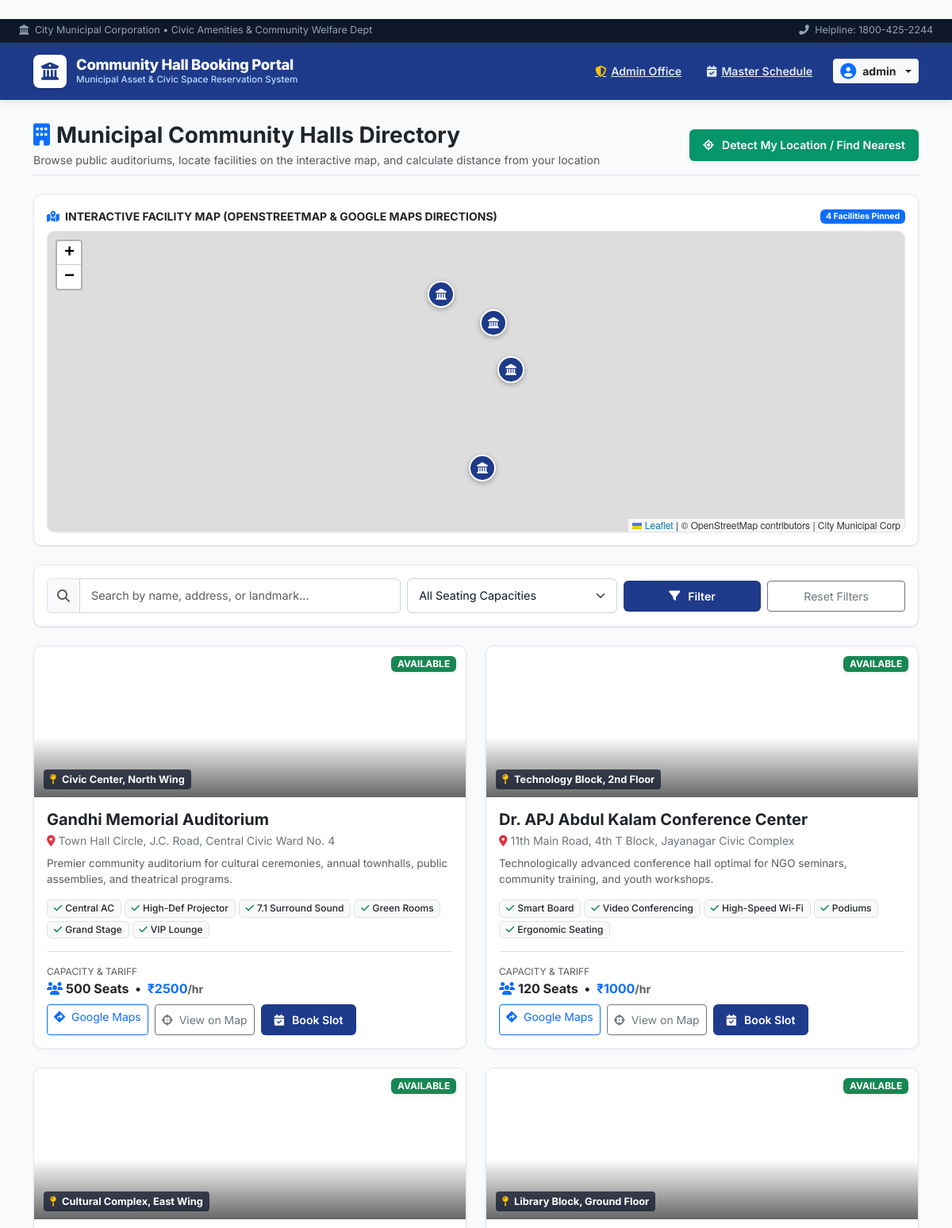
The app's page /halls (signed in, upper part), older data.
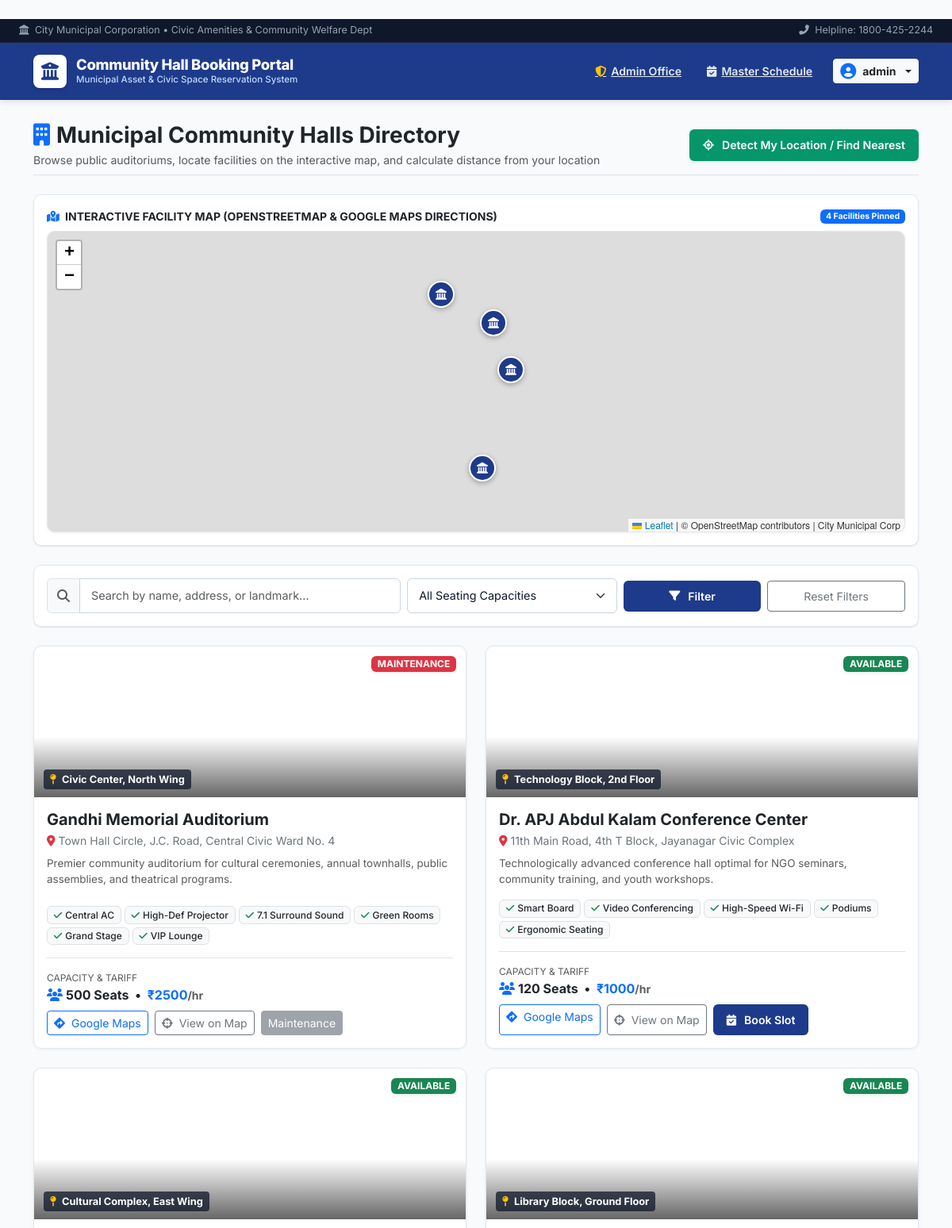
The same page, newer data.
### tables this page shows
CREATE TABLE halls (
    id INTEGER PRIMARY KEY AUTOINCREMENT,
    name VARCHAR(100) NOT NULL,
    capacity INTEGER NOT NULL,
    amenities TEXT,
    price_per_hour REAL NOT NULL,
    description TEXT,
    location VARCHAR(100) DEFAULT 'Civic Center, Block 4',
    image_tag VARCHAR(50) DEFAULT 'auditorium',
    status VARCHAR(20) DEFAULT 'available'
, latitude REAL DEFAULT 12.9716, longitude REAL DEFAULT 77.5946, address TEXT DEFAULT '', image_url TEXT DEFAULT '');

### app.py (the view)
@app.route("/halls")
@login_required
def view_halls():
    query = request.args.get("q", "").lower()
    capacity_filter = request.args.get("capacity", "")
    all_halls = db.get_all_halls()
    filtered_halls = []
    for h in all_halls:
        match_query = (not query) or (query in h["name"].lower()) or (query in h["description"].lower())
        match_capacity = True
        if capacity_filter == "small":
            match_capacity = h["capacity"] <= 50
        elif capacity_filter == "medium":
            match_capacity = 50 < h["capacity"] <= 200
        elif capacity_filter == "large":
            match_capacity = h["capacity"] > 200
        if match_query and match_capacity:
            filtered_halls.append(h)
    return render_template("halls.html", halls=filtered_halls, query=query, capacity=capacity_filter)

### app.py (called while the page is built)
def generate_csrf_token():
    if "csrf_token" not in session:
        session["csrf_token"] = secrets.token_hex(32)
    return session["csrf_token"]

@app.context_processor
def inject_csrf_token():
    return dict(csrf_token=generate_csrf_token())

def login_required(f):
    @wraps(f)
    def decorated(*args, **kwargs):
        if "loggedin" not in session:
            flash("Please sign in to access this page.", "warning")
            return redirect(url_for("login"))
        return f(*args, **kwargs)
    return decorated

### db.py (called while the page is built)
def get_connection():
    conn = sqlite3.connect(DB_PATH)
    conn.row_factory = sqlite3.Row
    return conn

def get_all_halls():
    conn = get_connection()
    halls = conn.execute("SELECT * FROM halls ORDER BY id ASC").fetchall()
    conn.close()
    return [dict(h) for h in halls]

### templates/halls.html (shortened to what the changed rows need)
﻿{% extends "base.html" %}
{% block content %}
<div class="row g-4" id="hallsContainer">
    {% for hall in halls %}
    <div class="col-12 col-md-6 col-lg-6 hall-card-wrapper"
         data-id="{{ hall.id }}"
         data-lat="{{ hall.latitude }}"
         data-lng="{{ hall.longitude }}"
         data-name="{{ hall.name }}"
         data-distance="999999">
        <div class="hall-item-card">
            <div class="hall-thumb" style="background-image: url('{{ hall.image_url }}');">
                <div class="hall-thumb-badge">
                    <span class="badge {% if hall.status == 'available' %}bg-success{% else %}bg-danger{% endif %} text-uppercase shadow-sm">
                        {{ hall.status }}
                    </span>
                </div>
                <div class="hall-thumb-distance" id="distanceTag-{{ hall.id }}">
                    <i class="fas fa-map-pin me-1 text-warning"></i> {{ hall.location }}
                </div>
            </div>
            <div class="p-3 d-flex flex-column flex-grow-1">
                <div class="d-flex justify-content-between align-items-start mb-1">
                    <h5 class="fw-bold text-dark mb-0">{{ hall.name }}</h5>
                </div>
                <div class="text-secondary small mb-2">
                    <i class="fas fa-map-marker-alt text-danger me-1"></i>{{ hall.address or hall.location }}
                </div>
                <p class="text-muted small mb-3 flex-grow-1" style="font-size:0.84rem; line-height:1.5;">
                    {{ hall.description }}
                </p>
                <div class="mb-3">
                    <div class="d-flex flex-wrap gap-1">
                        {% for am in hall.amenities.split(',') %}
                        <span class="badge bg-light text-dark border small" style="font-weight:500;">
                            <i class="fas fa-check text-success me-1"></i>{{ am.strip() }}
                        </span>
                        {% endfor %}
                    </div>
                </div>
                <div class="pt-3 border-top d-flex flex-wrap justify-content-between align-items-center gap-2">
                    <div>
                        <div class="small text-muted" style="font-size:0.75rem;">CAPACITY & TARIFF</div>
                        <div class="text-dark fw-bold">
                            <i class="fas fa-users text-primary me-1"></i>{{ hall.capacity }} Seats
                            <span class="mx-1">&bull;</span>
                            <span class="text-primary fs-6">₹{{ hall.price_per_hour|int }}</span><small class="text-muted">/hr</small>
                        </div>
                    </div>
                    <div class="d-flex gap-2">
                        <a href="https://www.google.com/maps/dir/?api=1&destination={{ hall.latitude }},{{ hall.longitude }}"
                           target="_blank"
                           class="btn btn-outline-primary btn-sm"
                           title="Open Driving & Walking Directions in Google Maps">
                            <i class="fas fa-diamond-turn-right text-primary me-1"></i> Google Maps
                        </a>
                        <button type="button"
                                class="btn btn-outline-secondary btn-sm"
                                onclick="zoomToHall({{ hall.latitude }}, {{ hall.longitude }}, '{{ hall.name }}')">
                            <i class="fas fa-crosshairs me-1"></i> View on Map
                        </button>
                        {% if hall.status == 'available' %}
                        <a href="/book/{{ hall.id }}" class="btn btn-civic btn-sm">
                            <i class="fas fa-calendar-check me-1"></i> Book Slot
                        </a>
                        {% else %}
                        <button class="btn btn-secondary btn-sm" disabled>Maintenance</button>
                        {% endif %}
                    </div>
                </div>
            </div>
        </div>
    </div>
    {% endfor %}
</div>
{% endblock %}

Row changes from the older to the newer data that the page shows:
changed halls "Gandhi Memorial Auditorium": status "AVAILABLE" → "MAINTENANCE"; status "Book Slot" → "Maintenance"
